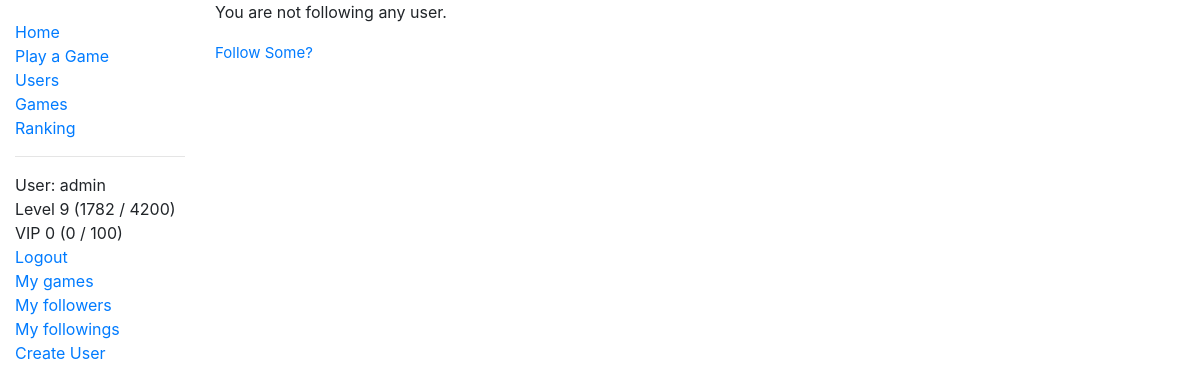
Before: /two_zero_four_eight/user_following/ (signed in) with the older database file.
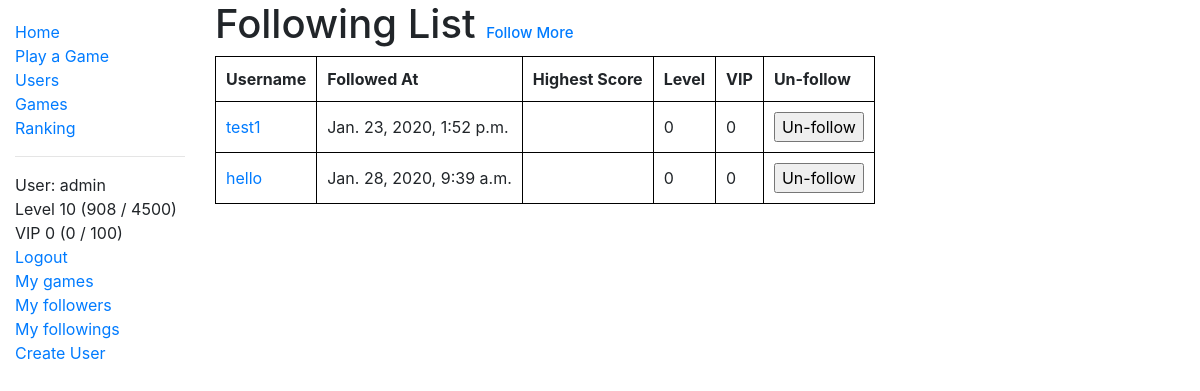
After: the same page with the newer database file.
### two_zero_four_eight/models.py (models this page shows, shortened)
class User(AbstractUser):
    game_played = models.IntegerField(verbose_name='Number of Games Played', default=0)
    best_game = models.OneToOneField('Game', on_delete=models.CASCADE, null=True, blank=True)
    highest_score = models.PositiveIntegerField(verbose_name='Highest Score', null=True, blank=True)
    experience = models.IntegerField(verbose_name='Experience', default=0)
    money_deposited = models.IntegerField(verbose_name='Money Deposited', default=0)
    num_follower = models.IntegerField(verbose_name='Followers', default=0)
    num_following = models.IntegerField(verbose_name='Followings', default=0)
    class Meta:
        ordering = ['date_joined']
    def get_absolute_url(self):
        return reverse('user-detail', args=[str(self.id)])
    @property
    def level(self):
        return binary_search(number=self.experience, array=experience_table)
    @property
    def level_string(self):
        return 'Level ' + status_string(level=self.level, experience=self.experience, table=experience_table)
    @property
    def vip_level(self):
        return binary_search(number=self.money_deposited, array=vip_table)
    @property
    def vip_level_string(self):
        return 'VIP ' + status_string(level=self.vip_level, experience=self.money_deposited, table=vip_table)

class Follow(models.Model):
    follower = models.ForeignKey(User, on_delete=models.CASCADE, null=False, blank=False, related_name='follower', db_index = True)
    user = models.ForeignKey(User, on_delete=models.CASCADE, null=False, blank=False, related_name='user', db_index = True)
    created = models.DateTimeField(default=timezone.now)
    updated = models.DateTimeField(default=timezone.now)
    active = models.BooleanField(default=True)
    class Meta:
        ordering = ['user']
        unique_together = ('user', 'follower',)

### two_zero_four_eight/views.py (the view)
# urls.py: path('user_following/', views.UserFollowingListView.as_view(), name='user-following'),
class UserFollowingListView(LoginRequiredMixin, generic.ListView):
    paginate_by = 5
    template_name = 'two_zero_four_eight/user_following_list.html'
    def get_queryset(self):
        return Follow.objects.filter(follower=self.request.user, active=True)

### two_zero_four_eight/models.py (called while the page is built)
def binary_search(array, number):
    hi = len(array)
    lo = 0
    while hi > lo:
        mid = lo + int((hi - lo + 1) / 2)
        if array[mid] <= number:
            lo = mid
        else:
            hi = mid - 1
    return lo

def status_string(level, experience, table):
    return str(level) + ' (' + str(experience - table[level]) + ' / ' + str(table[level + 1] - table[level]) + ')'

### two_zero_four_eight/templates/two_zero_four_eight/user_following_list.html (shortened to what this page needs)
{% extends "base_generic.html" %}
{% block content %}
  {% if follow_list %}
    <h1>Following List <a href = "{% url 'users' %}" style="font-size:15px">Follow More</a></h1>
    <table>
      <tr>
        <th>Username</th>
        <th>Followed At</th>
        <th>Highest Score</th>
        <th>Level</th>
        <th>VIP</th>
        <th>Un-follow</th>
      </tr>
      {% for follow in follow_list %}
        <tr>
          <td><a href="{{ follow.user.get_absolute_url }}">{{ follow.user.username }}</a></td>
          <td>{{follow.created}}</td>
          <td>
          </td>
          <td>{{follow.user.level}}</td>
          <td>{{follow.user.vip_level}}</td>
          <td>
            <form action="{% url 'remove-follow' %}" method="post" onsubmit="return confirm('Do you really want to un-follow {{ follow.user.username }}?')">
              <input type="submit" value="Un-follow">
            </form>
          </td>
        </tr>
      {% endfor %}
    </table>
  {% else %}
    <p>You are not following any user.</p>
    <a href = "{% url 'users' %}" style="font-size:15px">Follow Some?</a>
  {% endif %}
{% endblock %}

### two_zero_four_eight/templates/base_generic.html (shortened to what this page needs)
<!DOCTYPE html>
<html lang="en">
<head>
  <link rel="stylesheet" href="https://stackpath.bootstrapcdn.com/bootstrap/4.1.3/css/bootstrap.min.css">
  {% load bootstrap_pagination %}
  <link rel="stylesheet" href="{% static 'css/styles.css' %}">
</head>
<body>
  <div class="container-fluid">
    <div class="row">
      <div class="col-sm-2">
      {% block sidebar %}
        <ul class="sidebar-nav">
          <li><a href="{% url 'index' %}">Home</a></li>
          <li><a href="{% url 'play-game' %}">Play a Game</a></li>
          <li><a href="{% url 'users' %}">Users</a></li>
          <li><a href="{% url 'games' %}">Games</a></li>
          <li><a href="{% url 'user-rank' %}">Ranking</a></li>
          <hr/>
          {% if user.is_authenticated %}
          <li>User: {{ user.get_username }}</li>
          <li>{{ user.level_string }}</li>
          <li>{{ user.vip_level_string }}</li>
          <li><a href="{% url 'logout'%}?next={{request.path}}">Logout</a></li>
          <li><a href="{% url 'user-game' user.id %}">My games</a></li>
          <li><a href="{% url 'user-follower' %}">My followers</a></li>
          <li><a href="{% url 'user-following' %}">My followings</a></li>
          {% if user.is_staff %} <li><a href="{% url 'new-user' %}">Create User</a></li> {% endif %}
          {% else %}
             <li><a href="{% url 'login'%}?next={{request.path}}">Login</a></li>
          {% endif %}
        </ul>
     {% endblock %}
      </div>
      <div class="col-sm-10 ">
          {% block content %}{% endblock %}
      </div>
    </div>
  </div>
</body>
</html>

Changed rows visible on the page:
changed User "admin": level_string "Level 9 (1782 / 4200)" → "Level 10 (908 / 4500)"
now on this page (row edited): Follow: user.username "test1", created "Jan. 23, 2020, 1:52 p.m.", user.level "0", user.vip_level "0"
added Follow: user.username "hello", created "Jan. 28, 2020, 9:39 a.m.", user.level "0", user.vip_level "0"
Other visible differences:
text no longer shown: "You are not following any user. Follow Some?"
text now shown: "Following List Follow More Username Followed At Highest Score Level VIP Un-follow"
